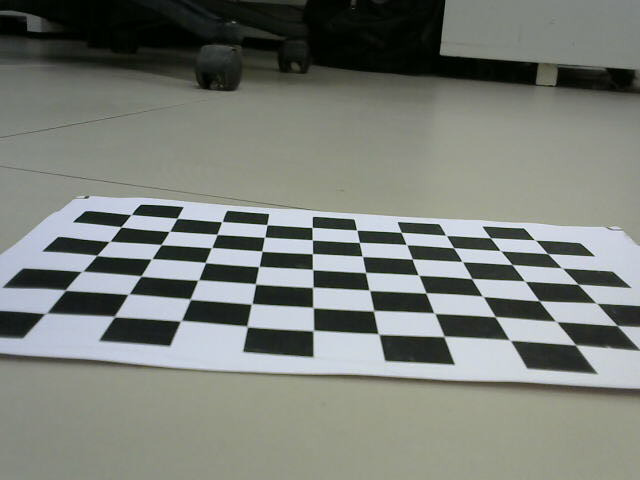
//> input picture Deva/raw_images/b1.jpg, 640 x 480 px
$ ./main raw_images/b1.jpg raw_images/b2.jpg raw_images/b2.jpg   (built with g++ and OpenCV 4)
//> lines starting //> are read from the running program, lines starting //| are printed output that depends on the picture
#include <opencv2/opencv.hpp>
#include <iostream>

using namespace cv;
using namespace std;
#define STEP_SIZEE 1
#define STEP_SIZE 1


Mat rotateImage(const Mat& src, double angle) {
	Point2f center(173,477);

	Mat rotMat = getRotationMatrix2D(center, angle, 1.0);

// [8 lines of commented-out code are left out]
	Mat dst;
//	warpAffine(src, dst, rotMat, Size(newWidth,newHeight));
	warpAffine(src, dst, rotMat, src.size());
	return dst;
}

Mat resizeImage(const Mat& src, Size newSize) {
	Mat dst;
	resize(src, dst, newSize);
	return dst;
}

Mat blendImages(const Mat& img1, const Mat& img2, const Mat& img3, int off_x1, int off_y1, int off_x2, int off_y2,
		int off_x3, int off_y3) {

	int w1 = img1.cols;
	int h1 = img1.rows;
	int w2 = img2.cols;
	int h2 = img2.rows;
	int w3 = img3.cols;
	int h3 = img3.rows;

	// Calculate the canvas size to hold both images, considering the offsets
	int c1 = 1920;
	int c2 = 1080;

	// Create an empty canvas with black background
	Mat canvas1(Size(c1, c2), img1.type(), Scalar(0, 0, 0));
	Mat canvas2(Size(c1, c2), img1.type(), Scalar(0, 0, 0));
	Mat canvas3(Size(c1, c2), img1.type(), Scalar(0, 0, 0));
	//cout << "1 type : " << img1.type() << "2 type :" << img2.type() << endl;
	Mat canvas4(Size(c1, c2), img1.type(), Scalar(0, 0, 0));

	// Place img1 on the canvas at (off_x1, off_y1)
	Mat roi1 = canvas1(Rect(off_x1, off_y1, w1, h1));
	img1.copyTo(roi1);

	// Place img2 on the canvas at (off_x2, off_y2)
	Mat roi2 = canvas2(Rect(off_x2, off_y2, w2, h2));
	img2.copyTo(roi2);

	// Blending the overlapping regions (if they overlap)
	// Let's blend a region of img1 with img2 using addWeighted, where they overlap

	Mat roi3 = canvas3(Rect(off_x3, off_y3, w3, h3));
	img3.copyTo(roi3);
	imwrite("f1.jpg",canvas1);
	imwrite("f2.jpg",canvas2);
	imwrite("f3.jpg",canvas3);
	//cout << "all 3 canvas" << endl;
	add(canvas1,canvas2,canvas2);
	add(canvas2,canvas3,canvas4);

// [21 lines of commented-out code are left out]

	return canvas4;
}

int main(int argc, char **argv) {

	FileStorage fs("new_coordinates.yml", FileStorage::READ);

	if (!fs.isOpened()) {
		cerr << "Error: Could not open the file for writing!" << endl;
		return -1;
	}

	Mat img1 = imread(argv[1]);
//> img1 is the input picture: 480 rows x 640 cols, CV_8UC3; mean B, G, R 120.5, 126.5, 122.3
	Mat img2 = imread(argv[2]);
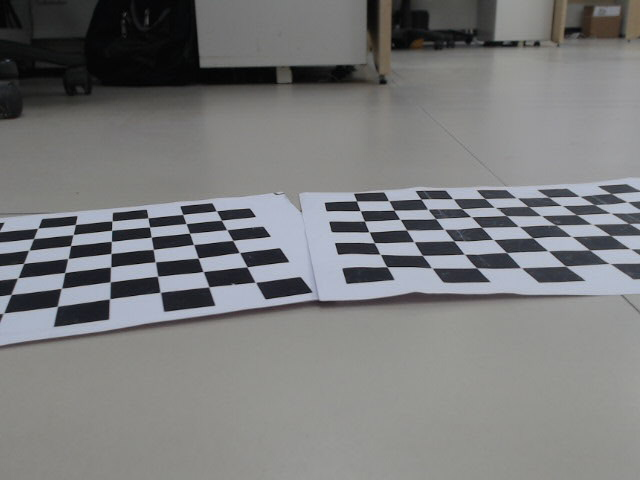
//> input picture Deva/raw_images/b2.jpg, 640 x 480 px
//> img2 is the input picture: 480 rows x 640 cols, CV_8UC3; mean B, G, R 123.7, 123.1, 122.3
	Mat img3 = imread(argv[3]);

	Point2f center(173,477);
	// [13 lines of commented-out code are left out]

	if (img1.empty() || img2.empty() || img3.empty()) {
		cerr << "Error: Could not open one or more images!" << endl;
		return -1;
	}

	Mat rotated1,rotated2,rotated3;
	Mat re1, re2, re3;
	Mat blendedCanvas;

	int a1 = 0;
	int a2 = 0;
	int a3 = -31;

	int x1 = 0;
	int y1 = 0;
	int x2 = 382;
	int y2 = 211;
	int x3 = 487;
	int y3 = 149;

	fs["img_1_angle"] >> a1;
	fs["img_2_angle"] >> a2;
	fs["img_3_angle"] >> a3;

	fs["img_1_x"] >> x1;
	fs["img_1_y"] >> y1;
	fs["img_2_x"] >> x2;
	fs["img_2_y"] >> y2;
	fs["img_3_x"] >> x3;
	fs["img_3_y"] >> y3;
	//cout << "after reading var" << endl;

	while(1){
		char key = (char)waitKey(1);
//> the key 'r' is pressed
//> in blendImages, `img3.copyTo(roi3);`:
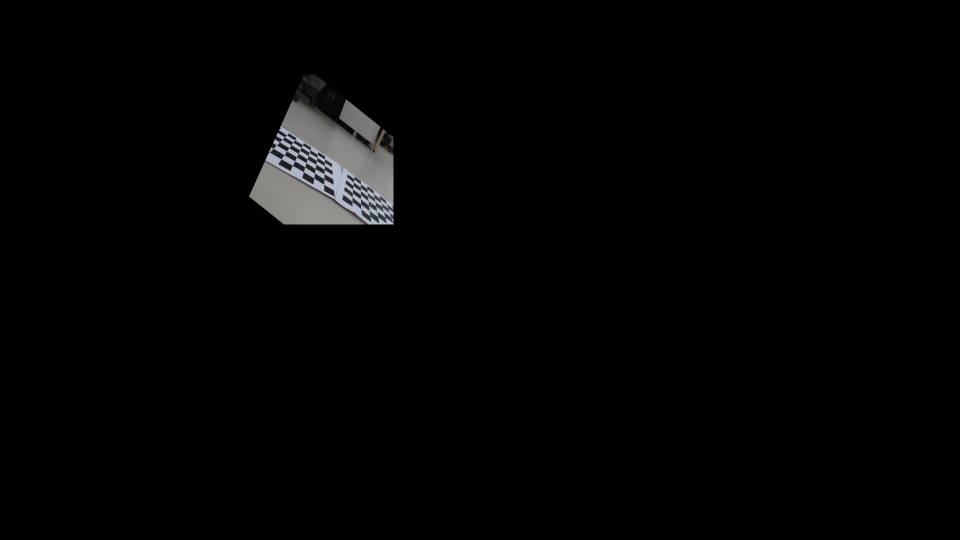
//> canvas3: 1080 rows x 1920 cols, CV_8UC3 (shown at 1/2 size); mean B, G, R 3.5, 3.4, 3.4
//> in blendImages, `add(canvas1,canvas2,canvas2);`: canvas2: 1080 rows x 1920 cols, CV_8UC3; mean B, G, R 8.7, 8.7, 8.7
//> the key 'f' is pressed
//> call 4 of rotateImage, with angle = 26
//> in rotateImage (call 4), `warpAffine(src, dst, rotMat, src.size());`:
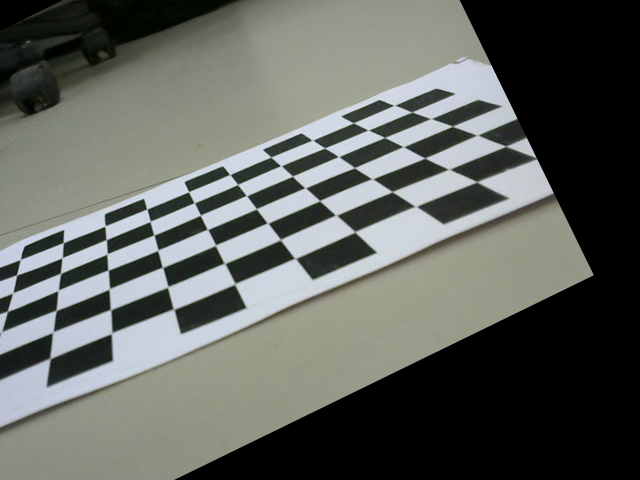
//> dst: 480 rows x 640 cols, CV_8UC3; mean B, G, R 94.5, 99.2, 96.1
//> call 4 of resizeImage, with newSize = Size(300, 300)
//> in resizeImage (call 4), `resize(src, dst, newSize);`:
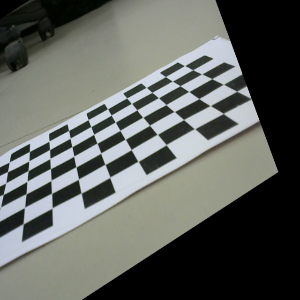
//> dst: 300 rows x 300 cols, CV_8UC3; mean B, G, R 94.5, 99.2, 96.1
//> call 2 of blendImages, with off_x1 = 343, off_y1 = 225, off_x2 = 382, off_y2 = 211, off_x3 = 487, off_y3 = 149
//> in blendImages (call 2), `add(canvas1,canvas2,canvas2);`:
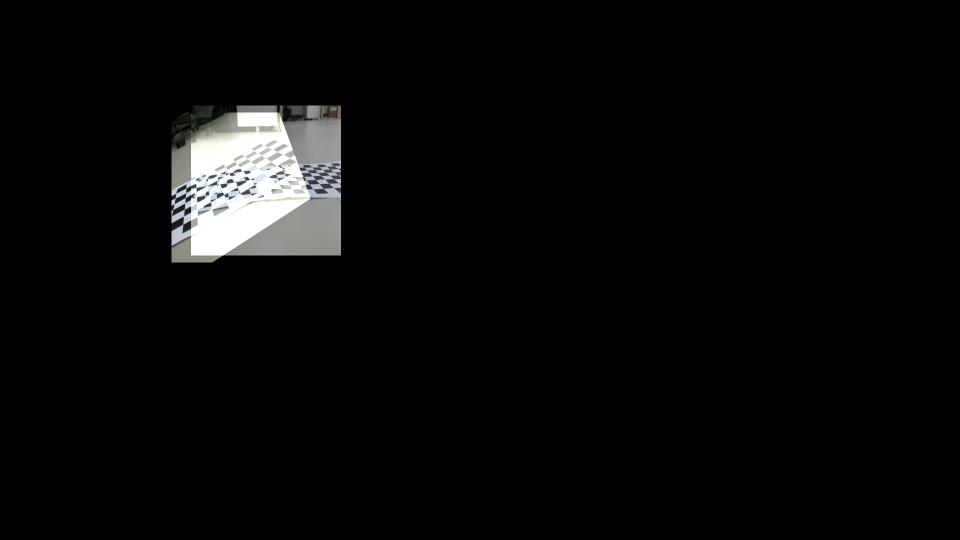
//> canvas2: 1080 rows x 1920 cols, CV_8UC3 (shown at 1/2 size); mean B, G, R 8.7, 8.8, 8.7
//> the key 'o' is pressed
//> in resizeImage (call 8), `resize(src, dst, newSize);`:
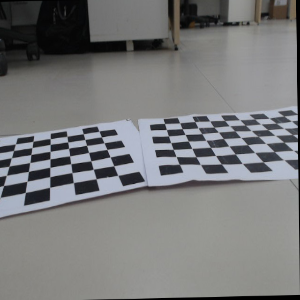
//> dst: 300 rows x 300 cols, CV_8UC3; mean B, G, R 122.5, 121.9, 121.1
//> call 3 of blendImages, with off_x1 = 343, off_y1 = 225, off_x2 = 382, off_y2 = 211, off_x3 = 487, off_y3 = 149
//> in blendImages (call 3), `add(canvas1,canvas2,canvas2);`:
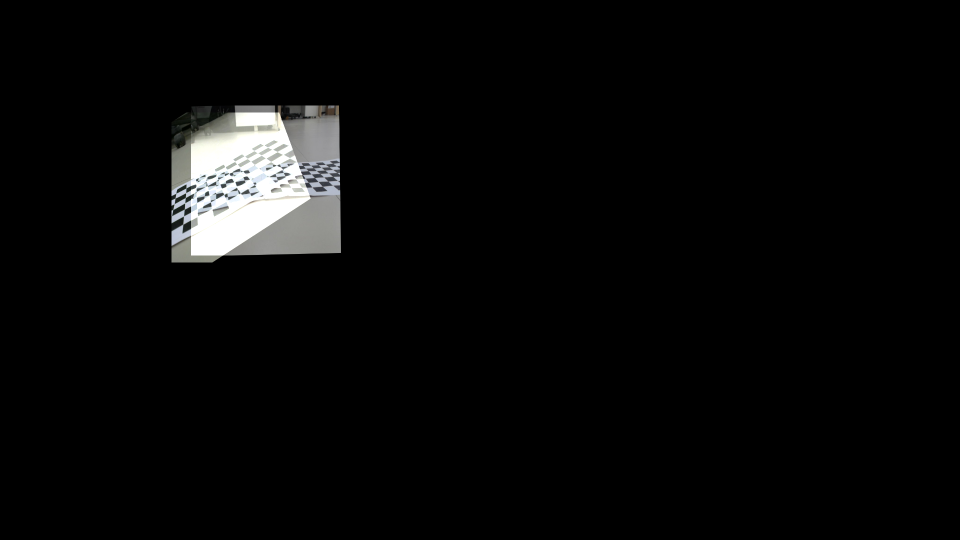
//> canvas2: 1080 rows x 1920 cols, CV_8UC3 (shown at 1/2 size); mean B, G, R 8.6, 8.7, 8.6
//> the Esc key is pressed

		if (key == 27) {
			break;
		}

		if (key == 'r') {
			a1 += STEP_SIZEE;
		}else if(key == 'f'){
			a1 -= STEP_SIZEE;
		}

		if (key == 'o') {
			a2 += STEP_SIZEE;
		}else if(key == 'p'){
			a2 -= STEP_SIZEE;
		}

		if (key == 't') {
			a3 += STEP_SIZEE;
		}else if(key == 'y'){
			a3 -= STEP_SIZEE;
		}

		if (key == 'w') {  // Move img1 up
			y1 -= STEP_SIZE;
		} else if (key == 's') {  // Move img1 down
			y1 += STEP_SIZE;
		} else if (key == 'a') {  // Move img1 left
			x1 -= STEP_SIZE;
		} else if (key == 'd') {  // Move img1 right
			x1 += STEP_SIZE;
		}

		// Movement controls for img2
		if (key == 'i') {  // Move img2 up
			y2 -= STEP_SIZE;
		} else if (key == 'k') {  // Move img2 down
			y2 += STEP_SIZE;
		} else if (key == 'j') {  // Move img2 left
			x2 -= STEP_SIZE;
		} else if (key == 'l') {  // Move img2 right
			x2 += STEP_SIZE;
		}

		if (key == 'c') {  // Move img2 up
			y3 -= STEP_SIZE;
		} else if (key == 'v') {  // Move img2 down
			y3 += STEP_SIZE;
		} else if (key == 'b') {  // Move img2 left
			x3 -= STEP_SIZE;
		} else if (key == 'n') {  // Move img2 right
			x3 += STEP_SIZE;
		}


		rotated1 = rotateImage(img1, a1);
		rotated2 = rotateImage(img2, a2);
		rotated3 = rotateImage(img3, a3);

		Size newSize(300, 300);
		re1 = resizeImage(rotated1, newSize);
		re2 = resizeImage(rotated2, newSize);
		re3 = resizeImage(rotated3, newSize);
		//cout << "bef blend" << endl;
		blendedCanvas = blendImages(re1, re2, re3, x1, y1, x2, y2, x3, y3);
		//cout << "after blend" << endl;
		imshow("canvas.jpg",blendedCanvas);
	}

// [21 lines of commented-out code are left out]

	fs.release();
	imwrite("icimg.jpg", blendedCanvas);

	return 0;
}
